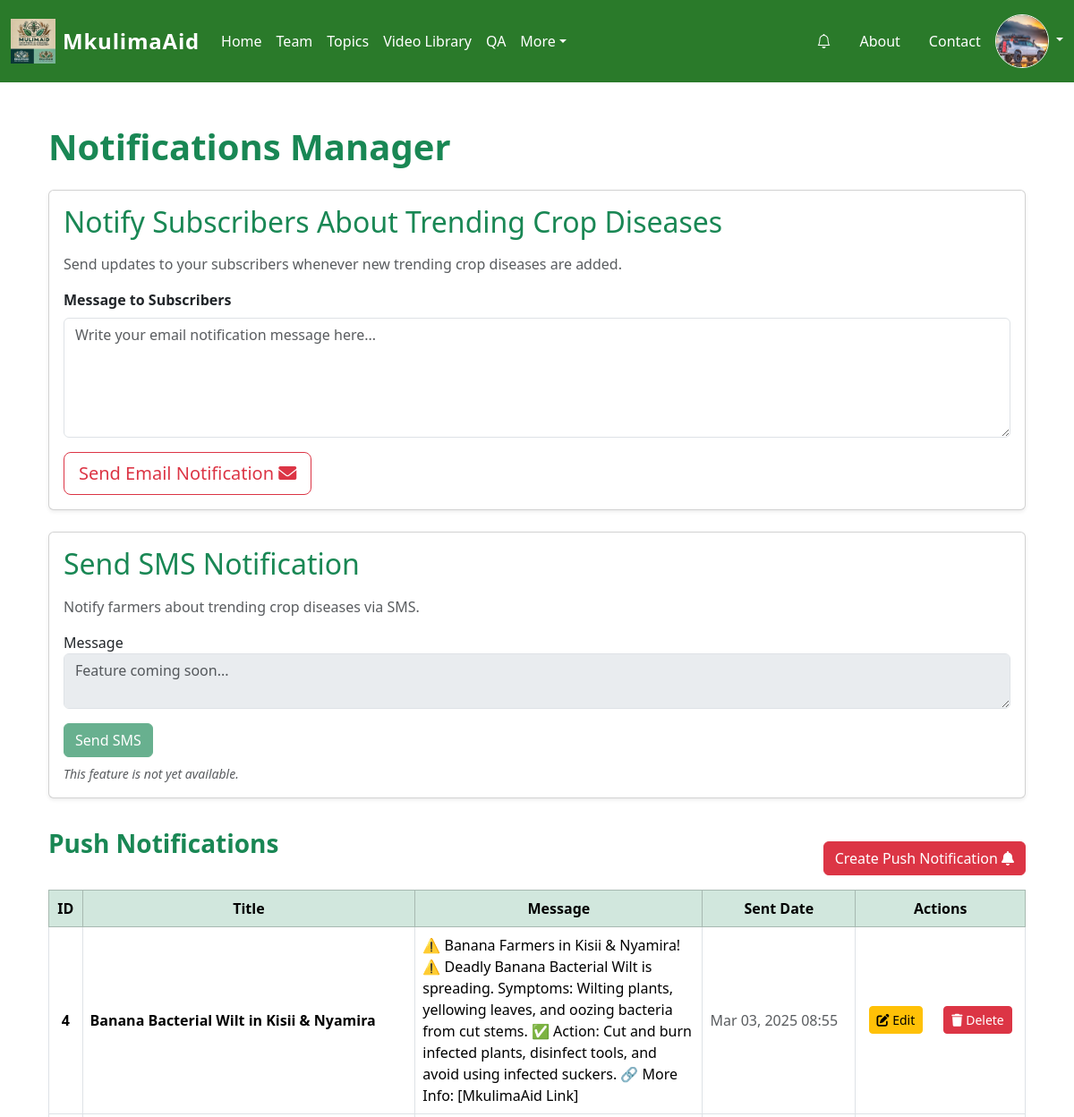
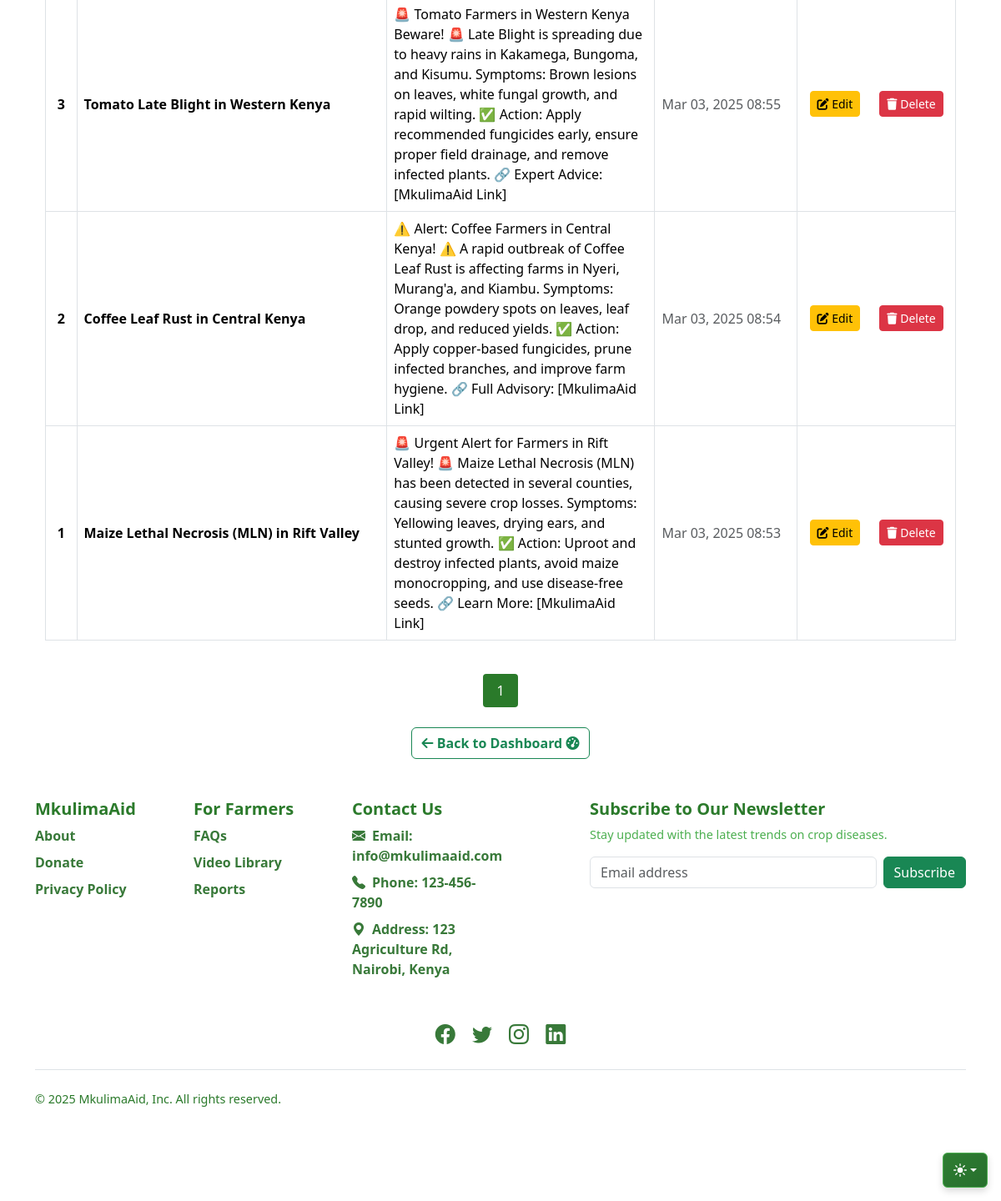
/dashboard/notifications (signed in), run on the app's committed database (2 pictures, top to bottom).
### mkulimaaid/models.py (models this page shows, shortened)
class Settings(db.Model):
    id = db.Column(db.Integer, primary_key=True)
    site_title = db.Column(db.String(100), nullable=False, default="MkulimaAid")
    site_logo = db.Column(db.String(100), nullable=True)  # Store logo file path
    contact_email = db.Column(db.String(100), nullable=False, default="info@mkulimaaid.com")
    contact_phone = db.Column(db.String(20), nullable=False, default="123-456-7890")
    address = db.Column(db.Text, nullable=True, default="123 Main St, City, Country")
    maintenance_mode = db.Column(db.Boolean, default=False)

class User(UserMixin, db.Model):  # Use db.Model for SQLAlchemy models
    __tablename__ = 'users'
    id = db.Column(db.Integer, primary_key=True)
    fullname = db.Column(db.String(100), nullable=False)
    username = db.Column(db.String(50), nullable=False, unique=True)
    email = db.Column(db.String(120), nullable=False, unique=True)
    phone = db.Column(db.String(20), nullable=False)
    password = db.Column(db.String(60), nullable=False)
    is_admin = db.Column(db.Boolean, default=False)
    avatar = db.Column(db.String(100), nullable=True)
    date_joined = db.Column(db.DateTime, default=datetime.utcnow)
    farmers = db.relationship('Farmer', backref='user', lazy=True)
    contact_messages = db.relationship('ContactMessage', backref='user', lazy=True)

class Notification(db.Model):
    __tablename__ = 'notifications'
    id = db.Column(db.Integer, primary_key=True)
    title = db.Column(db.String(200), nullable=False)
    message = db.Column(db.Text, nullable=False)
    date_sent = db.Column(db.DateTime, default=datetime.utcnow)
    admin_id = db.Column(db.Integer, db.ForeignKey('users.id'), nullable=False)
    is_active = db.Column(db.Boolean, default=True)
    admin = db.relationship('User', backref=db.backref('sent_notifications', lazy=True))
    user_notifications = db.relationship(  # This manages the relationship with UserNotification
        'UserNotification',
        back_populates='notification',  # Ensure symmetry with back_populates
        cascade="all, delete-orphan",
        passive_deletes=True
    )

### mkulimaaid/routes.py (the view)
@main.route('/dashboard/notifications', methods=['GET', 'POST'])
@login_required
@admin_required
def dashboard_notifications():
    print("Dashboard notifications route is being executed")  # Debugging
    farmers_form = FarmersForm()
    page = request.args.get('page', 1, type=int)
    per_page = 10
    pagination = Notification.query.order_by(Notification.date_sent.desc()).paginate(page=page, per_page=per_page)
    notifications = pagination.items
    notification_form = NotificationForm()
    form = EmptyForm()
    return render_template(
        'dashboard_notifications.html',
        notifications=notifications,
        notification_form=notification_form,
        farmers_form=farmers_form,
        form=form,
        pagination=pagination
    )

### mkulimaaid/templates/dashboard_notifications.html (shortened to what this page needs)
{% extends "base.html" %}
{% block content %}
<div class="container mt-5">
  <h1 class="mb-4 text-success fw-bold">Notifications Manager</h1>
  <div class="card shadow-sm mb-4">
    <div class="card-body">
      <h3 class="mb-3 text-success">Notify Subscribers About Trending Crop Diseases</h3>
      <p class="text-muted">Send updates to your subscribers whenever new trending crop diseases are added.</p>
      <form method="POST" action="{{ url_for('main.send_newsletter') }}">
        <div class="form-group mb-3">
          <label for="newsletter_content" class="form-label fw-semibold">Message to Subscribers</label>
          <textarea
            class="form-control ckeditor"
            id="newsletter_content"
            name="content"
            rows="5"
            placeholder="Write your email notification message here..."
          ></textarea>
        </div>
        <button type="submit" class="btn btn-outline-danger btn-lg">Send Email Notification <i class="fas fa-envelope"></i></button>
      </form>
    </div>
  </div>
<div class="card shadow-sm mb-4">
  <div class="card-body">
    <h3 class="mb-3 text-success">Send SMS Notification</h3>
    <p class="text-muted">Notify farmers about trending crop diseases via SMS.</p>
    <form method="POST" action="#" onsubmit="return false;">
        <div class="form-group">
            <label for="sms_message">Message</label>
            <textarea id="sms_message" class="form-control" placeholder="Feature coming soon..." disabled></textarea>
        </div>
        <button type="submit" class="btn btn-success mt-3" disabled>Send SMS</button>
    </form>
    <small class="text-muted fst-italic d-block mt-2">This feature is not yet available.</small>
  </div>
</div>
  <div class="d-flex justify-content-between align-items-center mb-3">
    <h3 class="text-success fw-bold">Push Notifications</h3>
    <button class="btn btn-danger mt-4" data-bs-toggle="modal" data-bs-target="#createNotificationModal">
      Create Push Notification <i class="fas fa-bell"></i>
    </button>
  </div>
  <div class="table-responsive">
  <table class="table table-bordered table-hover align-middle">
    <thead class="table-success text-center">
      <tr>
        <th>ID</th>
        <th>Title</th>
        <th>Message</th>
        <th>Sent Date</th>
        <th>Actions</th>
      </tr>
    </thead>
    <tbody>
      {% for notification in notifications %}
      <tr>
        <td class="text-center fw-bold">{{ notification.id }}</td>
        <td class="fw-semibold">{{ notification.title }}</td>
        <td style="max-width: 300px; word-wrap: break-word; white-space: normal;">{{ notification.message }}</td>
        <td class="text-muted">{{ notification.date_sent.strftime('%b %d, %Y %H:%M') }}</td>
        <td class="text-center">
          <div class="d-flex justify-content-center gap-2">
            <a href="{{ url_for('main.edit_notification', notification_id=notification.id) }}"
               class="btn btn-warning btn-sm">
              <i class="fas fa-edit"></i> Edit
            </a>
            <button class="btn btn-danger btn-sm" data-bs-toggle="modal" data-bs-target="#deleteModal{{ notification.id }}">
              <i class="fas fa-trash"></i> Delete
            </button>
          </div>
        </td>
      </tr>
      {% endfor %}
    </tbody>
  </table>
</div>
  <div class="pagination justify-content-center mt-4">
    {% for page_num in pagination.iter_pages(left_edge=1, right_edge=1, left_current=2, right_current=2) %}
        {% if page_num %}
            {% if page_num == pagination.page %}
              <span style="background-color: #2a7a2a; color: white; padding: 8px 16px; margin: 0 4px; border-radius: 4px;">
                  {{ page_num }}
              </span>
            {% endif %}
        {% else %}
        <span class="mx-1">…</span>
        {% endif %}
    {% endfor %}
  </div>
  <div class="text-center mt-4">
      <a href="{{ url_for('main.dashboard') }}" class="btn btn-outline-success fw-bold">
          <i class="fas fa-arrow-left"></i> Back to Dashboard <i class="fas fa-tachometer-alt"></i>
      </a>
  </div>
</div>
{% endblock %}

### mkulimaaid/templates/base.html (shortened to what this page needs)
<!DOCTYPE html>
<html lang="en">
  <head>
    <link rel="stylesheet" href="{{ url_for('static', filename='css/styles.css') }}" />
    <link rel="stylesheet" href="https://cdn.datatables.net/1.13.6/css/jquery.dataTables.min.css">
    <link
      href="https://cdn.jsdelivr.net/npm/bootstrap@5.3.3/dist/css/bootstrap.min.css"
      rel="stylesheet"
    />
    <link
      href="https://cdnjs.cloudflare.com/ajax/libs/bootstrap-icons/1.5.0/font/bootstrap-icons.min.css"
      rel="stylesheet"
    />
    <link rel="stylesheet" href="https://unpkg.com/flickity@2/dist/flickity.min.css" />
    <link rel="stylesheet" href="https://cdnjs.cloudflare.com/ajax/libs/font-awesome/6.0.0-beta3/css/all.min.css">
    <link rel="stylesheet" href="https://unpkg.com/leaflet@1.9.4/dist/leaflet.css" />
  </head>
  <body>
      <div class="container">
      <nav class="navbar navbar-expand-lg bg-green navbar-dark py-3 ">
        <div class="container-fluid">
          <a class="navbar-brand d-flex align-items-center" href="{{ url_for('main.upload') }}">
            <img src="{{ url_for('static', filename='images/' + g.settings.site_logo) if g.settings.site_logo else url_for('static', filename='logo.png') }}" alt="Site Logo" class="site-logo me-2" style="height: 50px;" />
            <span class="site-title text-white">{{ g.settings.site_title or "MkulimaAid" }}</span>
          </a>
          <div class="collapse navbar-collapse" id="navbarSupportedContent">
            <ul class="navbar-nav me-auto mb-2 mb-lg-0">
              <li class="nav-item">
                <a class="nav-link text-white" href="{{ url_for('main.upload') }}">Home</a>
              </li>
              <li class="nav-item">
                <a class="nav-link text-white" href="/team">Team</a>
              </li>
              <li>
                <a class="nav-link text-white" href="/topics">Topics</a>
              </li>
              <li>
                <a class="nav-link text-white" href="/videos">Video Library</a>
              </li>
              <li>
                  <a class="nav-link text-white" href="/forum">QA</a>
              </li>
              <li class="nav-item dropdown">
                <a class="nav-link dropdown-toggle text-white" href="#" role="button" data-bs-toggle="dropdown" aria-expanded="false">More</a>
              </li>
            </ul>
                <div class="d-flex align-items-center">
                    <ul class="nav">
                        <li>
                            <a href="/notifications" class="nav-link text-white position-relative">
                                <i class="bi bi-bell"></i>
                            </a>
                        </li>
                        <li><a href="/about" class="nav-link text-white">About</a></li>
                        <li><a href="/contact" class="nav-link text-white">Contact</a></li>
                    </ul>
                </div>
              <div class="dropdown">
                <a href="#" class="d-block text-white text-decoration-none dropdown-toggle" data-bs-toggle="dropdown" aria-expanded="false">
                  <img src="{{ url_for('static', filename='uploads/' + current_user.avatar) if current_user.avatar else url_for('static', filename='images/default.png') }}" alt="Profile" width="40" height="40" class="rounded-circle border border-light">
                </a>
              </div>
            </div>
          </div>
        </div>
    <div class="dropdown position-fixed bottom-0 end-0 mb-3 me-3 bd-mode-toggle">
        <button class="btn btn-bd-primary py-2 dropdown-toggle d-flex align-items-center" id="bd-theme" type="button" aria-expanded="false" data-bs-toggle="dropdown" aria-label="Toggle theme (auto)">
            <svg class="bi my-1 theme-icon-active" width="1em" height="1em">
                <use href="#circle-half"></use>
            </svg>
        </button>
    </div>
      <div class="container">{% block content %}{% endblock %}</div>
      <div class="container">
        <footer class="footer py-5">
            <div class="row">
                <div class="col-6 col-md-2 mb-3">
                    <h5 class="footer-title">MkulimaAid</h5>
                    <ul class="nav flex-column">
                        <li class="nav-item mb-2">
                            <a href="/about" class="footer-link">About</a>
                        </li>
                        <li class="nav-item mb-2">
                            <a href="/donate" class="footer-link">Donate</a>
                        </li>
                        <li class="nav-item mb-2">
                            <a href="/privacy-policy" class="footer-link">Privacy Policy</a>
                        </li>
                    </ul>
                </div>
                <div class="col-6 col-md-2 mb-3">
                    <h5 class="footer-title">For Farmers</h5>
                    <ul class="nav flex-column">
                        <li class="nav-item mb-2">
                            <a href="/faqs" class="footer-link">FAQs</a>
                        </li>
                        <li class="nav-item mb-2">
                            <a href="{{ url_for('main.videos') }}" class="footer-link">Video Library</a>
                        </li>
                        <li class="nav-item mb-2">
                            <a href="{{ url_for('main.homepage_reports') }}" class="footer-link">Reports</a>
                        </li>
                    </ul>
                </div>
                <div class="col-6 col-md-2 mb-3">
                    <h5 class="footer-title">Contact Us</h5>
                    <ul class="nav flex-column">
                        <li class="nav-item mb-2">
                            <a href="mailto:{{ g.settings.contact_email }}" class="footer-link">
                                <i class="bi bi-envelope-fill me-2"></i>Email: {{ g.settings.contact_email }}
                            </a>
                        </li>
                        <li class="nav-item mb-2">
                            <a href="tel:{{ g.settings.contact_phone }}" class="footer-link">
                                <i class="bi bi-telephone-fill me-2"></i>Phone: {{ g.settings.contact_phone }}
                            </a>
                        </li>
                        <li class="nav-item mb-2">
                            <span class="footer-link">
                                <i class="bi bi-geo-alt-fill me-2"></i>Address: {{ g.settings.address }}
                            </span>
                        </li>
                    </ul>
                </div>
                <div class="col-md-5 offset-md-1 mb-3">
                    <form method="POST" action="{{ url_for('main.subscribe') }}">
                        <h5 class="footer-title">Subscribe to Our Newsletter</h5>
                        <p class="footer-subtext">Stay updated with the latest trends on crop diseases.</p>
                        <div class="d-flex flex-column flex-sm-row w-100 gap-2">
                            <input
                                id="newsletter1"
                                type="email"
                                name="email"
                                class="form-control"
                                placeholder="Email address"
                                required
                            />
                            <button class="btn btn-success" type="submit">Subscribe</button>
                        </div>
                    </form>
                </div>
            </div>
            <div class="row mt-4 text-center">
                <div class="col">
                    <a href="#" class="social-link me-3"><i class="bi bi-facebook"></i></a>
                    <a href="#" class="social-link me-3"><i class="bi bi-twitter"></i></a>
                    <a href="#" class="social-link me-3"><i class="bi bi-instagram"></i></a>
                    <a href="#" class="social-link"><i class="bi bi-linkedin"></i></a>
                </div>
            </div>
            <div class="d-flex flex-column flex-sm-row justify-content-between py-4 my-4 border-top">
                <p class="footer-rights">&copy; 2025 MkulimaAid, Inc. All rights reserved.</p>
            </div>
        </footer>
    </div>
  </body>
</html>

### data on the page
Settings: site_logo (picture), settings "MkulimaAid", settings.contact_email "info@mkulimaaid.com", settings.contact_phone "123-456-7890", settings.address "123 Agriculture Rd, Nairobi, Kenya"
User: avatar (picture)
Notification: id "4", title "Banana Bacterial Wilt in Kisii & Nyamira", message "⚠️ Banana Farmers in Kisii & Nyamira! ⚠️ Deadly Banana Bacterial Wilt is spreading. Symptoms: Wilting plants, yellowing leaves, and oozing bacteria from cut stems. ✅ Action: Cut and burn infected plants, disinfect tools, and avoid using infected suckers. 🔗 More Info: [MkulimaAid Link]", date_sent "Mar 03, 2025 08:55"
Notification: id "3", title "Tomato Late Blight in Western Kenya", message "🚨 Tomato Farmers in Western Kenya Beware! 🚨 Late Blight is spreading due to heavy rains in Kakamega, Bungoma, and Kisumu. Symptoms: Brown lesions on leaves, white fungal growth, and rapid wilting. ✅ Action: Apply recommended fungicides early, ensure proper field drainage, and remove infected plants. 🔗 Expert Advice: [MkulimaAid Link]", date_sent "Mar 03, 2025 08:55"
Notification: id "2", title "Coffee Leaf Rust in Central Kenya", message "⚠️ Alert: Coffee Farmers in Central Kenya! ⚠️ A rapid outbreak of Coffee Leaf Rust is affecting farms in Nyeri, Murang'a, and Kiambu. Symptoms: Orange powdery spots on leaves, leaf drop, and reduced yields. ✅ Action: Apply copper-based fungicides, prune infected branches, and improve farm hygiene. 🔗 Full Advisory: [MkulimaAid Link]", date_sent "Mar 03, 2025 08:54"
Notification: id "1", title "Maize Lethal Necrosis (MLN) in Rift Valley", message "🚨 Urgent Alert for Farmers in Rift Valley! 🚨 Maize Lethal Necrosis (MLN) has been detected in several counties, causing severe crop losses. Symptoms: Yellowing leaves, drying ears, and stunted growth. ✅ Action: Uproot and destroy infected plants, avoid maize monocropping, and use disease-free seeds. 🔗 Learn More: [MkulimaAid Link]", date_sent "Mar 03, 2025 08:53"

### other printed values
{{ page_num }} "1"
